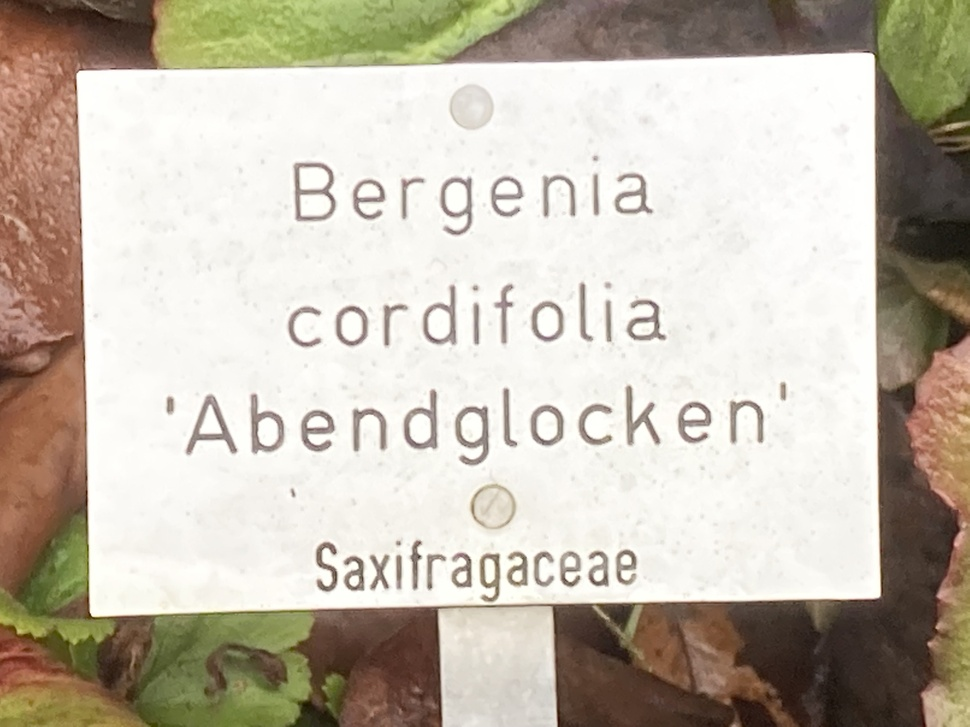
#> input picture .files/IMG_0012.jpg, 970 x 727 px, shrunk from 4032 x 3024 before the run
$ python -i ocr.py   (imports and definitions only)
#> lines starting #> are read from the running program, lines starting #| are printed output that depends on the picture; after the words box and inside, x2 and y2 are one past the last pixel; in counts of white or black regions, pixels touching at a corner belong together
from PIL import Image, ImageFilter, ImageOps
import pytesseract

def read_text(imgfile):
    # Open the image file
#> called with imgfile = '../../.files/IMG_0012.jpg'
    image = Image.open(imgfile)
#> image is the input picture: PIL image 970x727 RGB; mean R, G, B 196.4, 188.1, 174.6
    # Convert for easyer OCR:
    image = ImageOps.autocontrast(image)  # tweak contrast
    image = image.convert("L")  # to gray scale
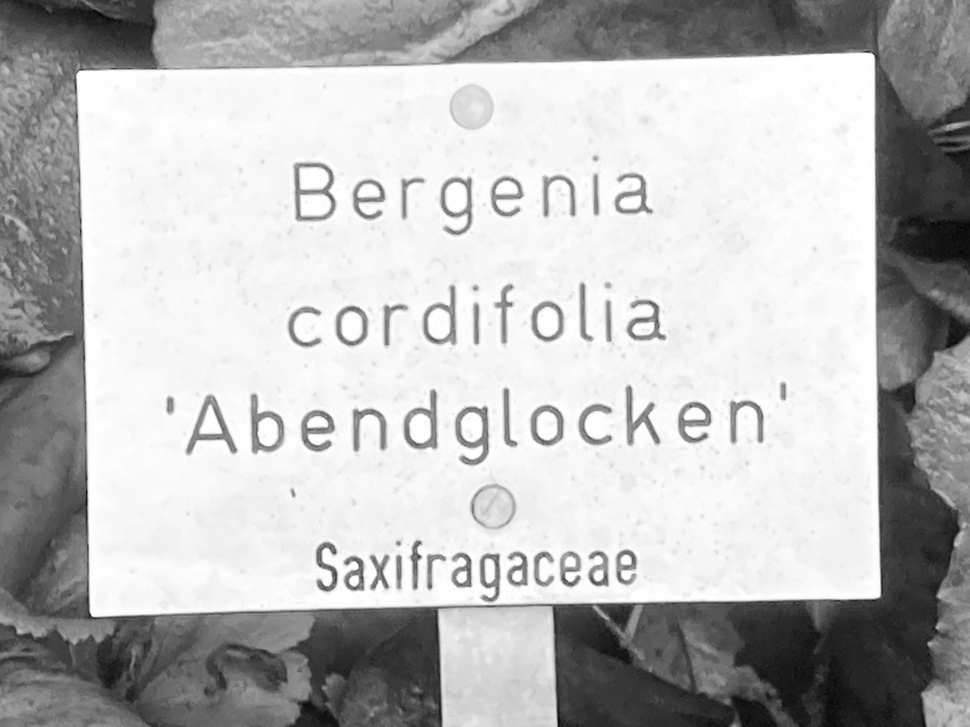
#> image: PIL image 970x727 L; min 5, max 255, mean 186
    image = ImageOps.autocontrast(image)  # tweak contrast
    threshold = 200  # to black&white by threshold
    image = image.point(lambda x: 0 if x < threshold else 255, '1')
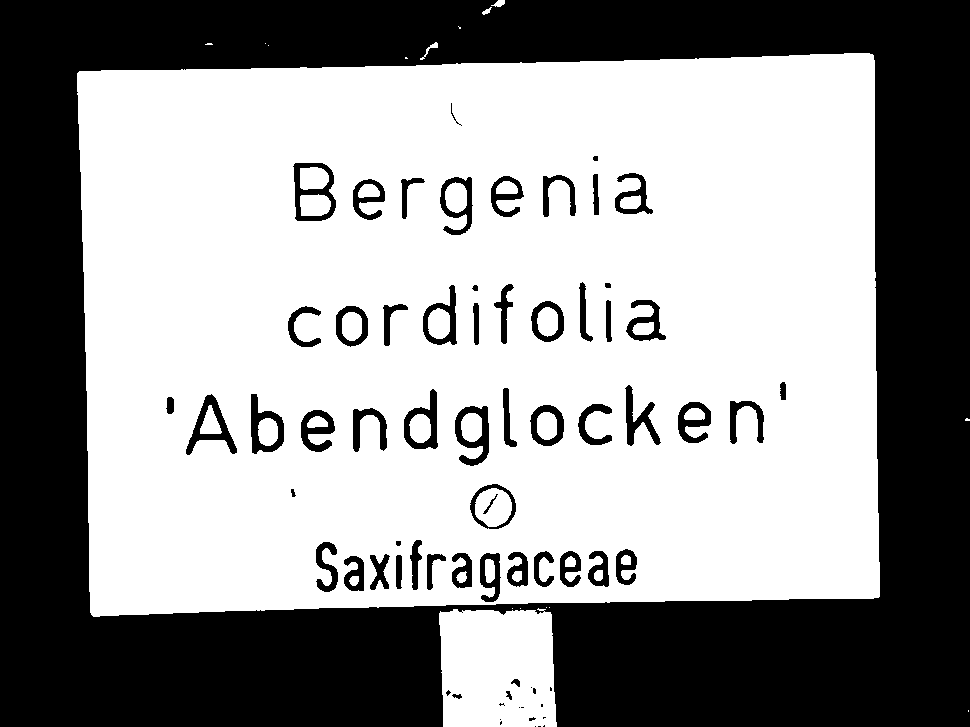
#> image: PIL image 970x727 1; 59.4% white; 72 black regions (15 under 20 px), largest, box (x1, y1, x2, y2) and area: (0, 0, 970, 727) 262220, (293, 163, 336, 221) 993, (455, 406, 489, 466) 971


    # [5 lines of commented-out code are left out]
#> (the run stopped early here; a loop or call above may not have finished)
